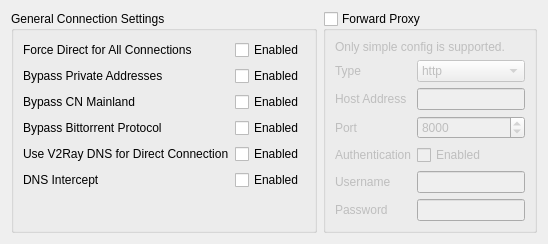
     <widget class="QWidget" name="connectionSettingsPage">
      <attribute name="title">
       <string>Connection Settings</string>
      </attribute>
      <layout class="QHBoxLayout" name="horizontalLayout_11" stretch="1,1">
       <item>
        <widget class="QGroupBox" name="groupBox">
         <property name="title">
          <string>General Connection Settings</string>
         </property>
         <layout class="QFormLayout" name="formLayout">
          <item row="0" column="0">
           <widget class="QLabel" name="label_16">
            <property name="text">
             <string>Force Direct for All Connections</string>
            </property>
            <property name="textFormat">
             <enum>Qt::PlainText</enum>
            </property>
           </widget>
          </item>
          <item row="0" column="1">
           <widget class="QCheckBox" name="proxyDefaultCb">
            <property name="text">
             <string>Enabled</string>
            </property>
           </widget>
          </item>
          <item row="1" column="0">
           <widget class="QLabel" name="label_41">
            <property name="text">
             <string>Bypass Private Addresses</string>
            </property>
           </widget>
          </item>
          <item row="1" column="1">
           <widget class="QCheckBox" name="bypassPrivateCb">
            <property name="text">
             <string>Enabled</string>
            </property>
           </widget>
          </item>
          <item row="2" column="0">
           <widget class="QLabel" name="label_17">
            <property name="text">
             <string>Bypass CN Mainland</string>
            </property>
            <property name="textFormat">
             <enum>Qt::PlainText</enum>
            </property>
           </widget>
          </item>
          <item row="2" column="1">
           <widget class="QCheckBox" name="bypassCNCb">
            <property name="text">
             <string>Enabled</string>
            </property>
           </widget>
          </item>
          <item row="3" column="0">
           <widget class="QLabel" name="label_76">
            <property name="text">
             <string>Bypass Bittorrent Protocol</string>
            </property>
            <property name="textFormat">
             <enum>Qt::PlainText</enum>
            </property>
           </widget>
          </item>
          <item row="3" column="1">
           <widget class="QCheckBox" name="bypassBTCb">
            <property name="text">
             <string>Enabled</string>
            </property>
           </widget>
          </item>
          <item row="4" column="0">
           <widget class="QLabel" name="label_75">
            <property name="text">
             <string>Use V2Ray DNS for Direct Connection</string>
            </property>
            <property name="textFormat">
             <enum>Qt::PlainText</enum>
            </property>
           </widget>
          </item>
          <item row="4" column="1">
           <widget class="QCheckBox" name="dnsFreedomCb">
            <property name="text">
             <string>Enabled</string>
            </property>
           </widget>
          </item>
          <item row="5" column="0">
           <widget class="QLabel" name="label_39">
            <property name="text">
             <string>DNS Intercept</string>
            </property>
            <property name="textFormat">
             <enum>Qt::PlainText</enum>
            </property>
           </widget>
          </item>
          <item row="5" column="1">
           <widget class="QCheckBox" name="dnsIntercept">
            <property name="text">
             <string>Enabled</string>
            </property>
           </widget>
          </item>
         </layout>
        </widget>
       </item>
       <item>
        <widget class="QGroupBox" name="fpGroupBox">
         <property name="title">
          <string>Forward Proxy</string>
         </property>
         <property name="checkable">
          <bool>true</bool>
         </property>
         <property name="checked">
          <bool>false</bool>
         </property>
         <layout class="QFormLayout" name="formLayout_8">
          <item row="0" column="0" colspan="2">
           <widget class="QLabel" name="label_65">
            <property name="text">
             <string>Only simple config is supported.</string>
            </property>
            <property name="textFormat">
             <enum>Qt::PlainText</enum>
            </property>
           </widget>
          </item>
          <item row="1" column="0">
           <widget class="QLabel" name="label_49">
            <property name="text">
             <string>Type</string>
            </property>
            <property name="textFormat">
             <enum>Qt::PlainText</enum>
            </property>
           </widget>
          </item>
          <item row="1" column="1">
           <widget class="QComboBox" name="fpTypeCombo">
            <item>
             <property name="text">
              <string notr="true">http</string>
             </property>
            </item>
            <item>
             <property name="text">
              <string notr="true">socks</string>
             </property>
            </item>
           </widget>
          </item>
          <item row="2" column="0">
           <widget class="QLabel" name="label_50">
            <property name="text">
             <string>Host Address</string>
            </property>
            <property name="textFormat">
             <enum>Qt::PlainText</enum>
            </property>
           </widget>
          </item>
          <item row="2" column="1">
           <widget class="QLineEdit" name="fpAddressTx"/>
          </item>
          <item row="3" column="0">
           <widget class="QLabel" name="label_51">
            <property name="text">
             <string>Port</string>
            </property>
            <property name="textFormat">
             <enum>Qt::PlainText</enum>
            </property>
           </widget>
          </item>
          <item row="3" column="1">
           <widget class="QSpinBox" name="fpPortSB">
            <property name="minimum">
             <number>1</number>
            </property>
            <property name="maximum">
             <number>65535</number>
            </property>
            <property name="value">
             <number>8000</number>
            </property>
           </widget>
          </item>
          <item row="4" column="0">
           <widget class="QLabel" name="label_54">
            <property name="text">
             <string>Authentication</string>
            </property>
            <property name="textFormat">
             <enum>Qt::PlainText</enum>
            </property>
           </widget>
          </item>
          <item row="4" column="1">
           <widget class="QCheckBox" name="fpUseAuthCB">
            <property name="text">
             <string>Enabled</string>
            </property>
           </widget>
          </item>
          <item row="5" column="0">
           <widget class="QLabel" name="label_52">
            <property name="text">
             <string>Username</string>
            </property>
            <property name="textFormat">
             <enum>Qt::PlainText</enum>
            </property>
           </widget>
          </item>
          <item row="5" column="1">
           <widget class="QLineEdit" name="fpUsernameTx"/>
          </item>
          <item row="6" column="0">
           <widget class="QLabel" name="label_53">
            <property name="text">
             <string>Password</string>
            </property>
            <property name="textFormat">
             <enum>Qt::PlainText</enum>
            </property>
           </widget>
          </item>
          <item row="6" column="1">
           <widget class="QLineEdit" name="fpPasswordTx"/>
          </item>
         </layout>
        </widget>
       </item>
      </layout>
     </widget>
